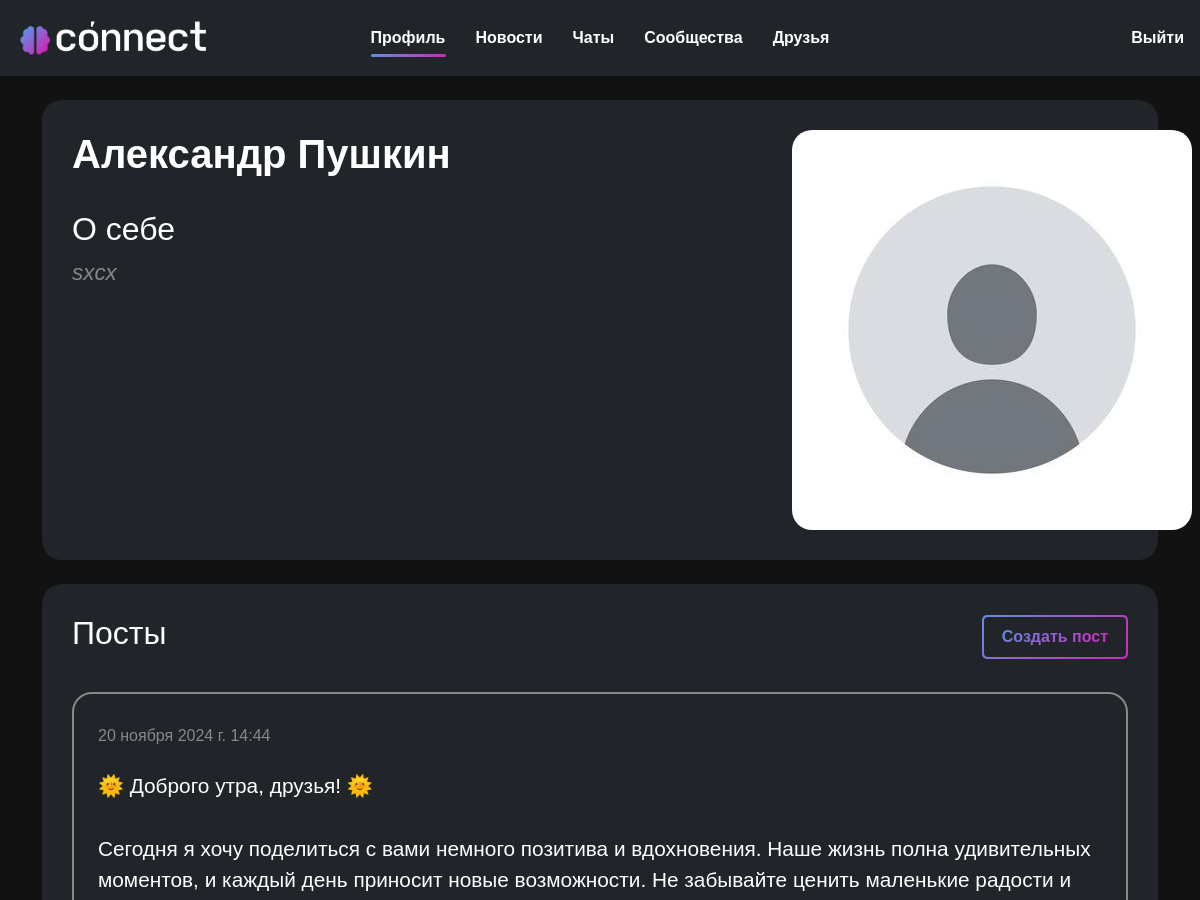
The app's page /person/ (signed in, upper part), older data.
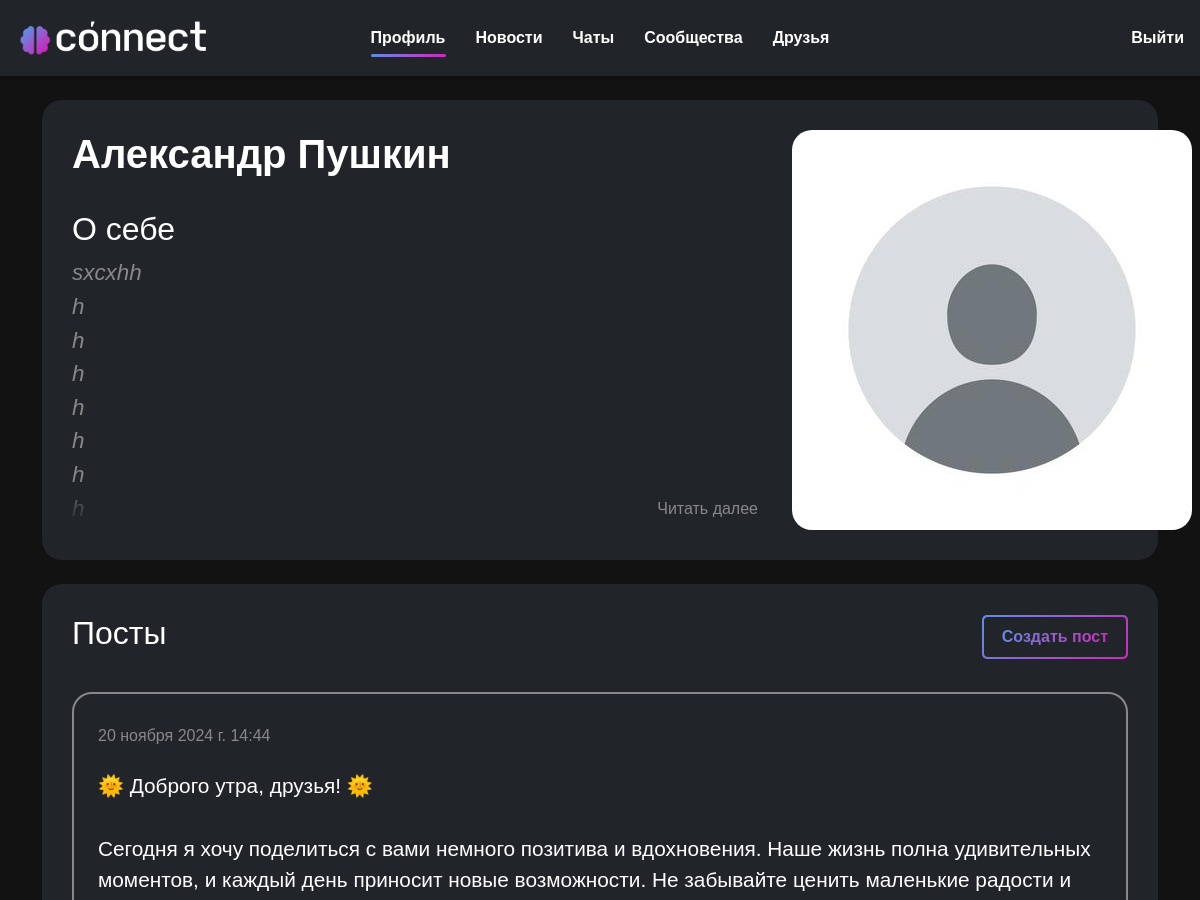
The same page, newer data.
### users/models.py (models this page shows, shortened)
class User(AbstractUser):
    first_name = models.CharField("Имя", max_length=20)
    last_name = models.CharField("Фамилия", max_length=20)
    username = models.CharField("Имя пользователя", unique=True, max_length=20)
    email = models.EmailField("Почта", unique=True)
    password = models.CharField("Пароль", max_length=20)
    image = models.ImageField("Аватар", upload_to='users_images', blank=True, null=True)
    about = models.TextField("О себе", max_length=250, blank=True, null=True)
    image = models.ImageField(upload_to='users_images', null=True, blank=True)
    def get_avatar_url(self):
        if self.image and hasattr(self.image, 'url'):
            return self.image.url
        else:
            return os.path.join(settings.STATIC_URL, 'person/img/default.jpg')
    class Meta:
        verbose_name = 'Пользователь'
        verbose_name_plural = 'Пользователи'

### person/views.py (the view, shortened to what this page needs)
# urls.py: path('', views.profile, name='profile'),
@login_required
def profile(request):
    about_form = AboutForm(instance=request.user)
    posts = Post.objects.filter(user=request.user.id).order_by('-date')
    empty_post_form = PostForm()
    post_forms = {}
    for post in posts:
        post_forms[post.id] = PostForm(instance=post)
    flag = False
    data = {
        "user": request.user,
        "posts": posts,
        "about_form": about_form,
        "post_forms": post_forms,
        "empty_post_form": empty_post_form,
        "flag": flag,
    }
    return render(request, "person/profile.html", data)

### person/templatetags/custom_filters.py (called while the page is built)
@register.filter
def get_item(dictionary, key):
    return dictionary.get(key, 'Ключ в словаре не найден')

### person/templates/person/profile.html (shortened to what this page needs)
{% extends 'main/layout.html' %}
{% load static %}
{% load custom_filters %}
{% block link %}
    <link rel="stylesheet" href="{% static 'person/css/person.css' %}">
{% endblock %}
{% block content %}
<section class="container container-profile">
<div class="row">
    <div class="col-md-8">
        <h2 class="person_name mb-4">{{ user.first_name }} {{ user.last_name }}</h2>
        <div class="about-section">
            <h2>О себе
            </h2>
            {% if user.about %}
                <div class="about-container">
                    <p class="about">{{ user.about }}</p>
                    <div class="about-fade-out"></div>
                    <a class="about-read-more-btn" style="display: none;">Читать далее</a>
                </div>
            {% else %}
                <p class="commentary">Информация отсутвует</p>
            {% endif %}
        </div>
    </div>
    <div class="col-md-4">
        <div class="profile-image-container">
            <img src="{{ user.get_avatar_url }}" alt="person" class="profile-image">
        </div>
    </div>
</div>
</section>
<section class="container container-profile mt-4">
<div class="d-flex justify-content-between align-items-center mb-4">
    <h2>Посты</h2>
    <button type="button" class="gradient-btn" data-bs-toggle="modal" data-bs-target="#createPostModal" data="Создать пост"></button>
</div>
{% if posts %}
<div class="posts-list">
    {% for post in posts %}
        <div class="post-item">
            <div class="d-flex justify-content-between align-items-center">
                <p class="post-date mb-0">{{ post.date }}</p>
                <div>
                </div>
            </div>
            <div class="post-text-container">
                <p class="post-text" id="post-text-{{ post.id }}">{{ post.text }}</p>
            </div>
        </div>
    {% endfor %}
    </div>
{% else %}
    <p class="commentary">У вас нет записей</p>
{% endif %}
</section>
{% endblock %}

Row changes from the older to the newer data that the page shows:
changed User "Александр": about "sxcx" → "sxcxhh h h h h h h h…"
Text that changed along with them:
text now shown: "Читать далее"
